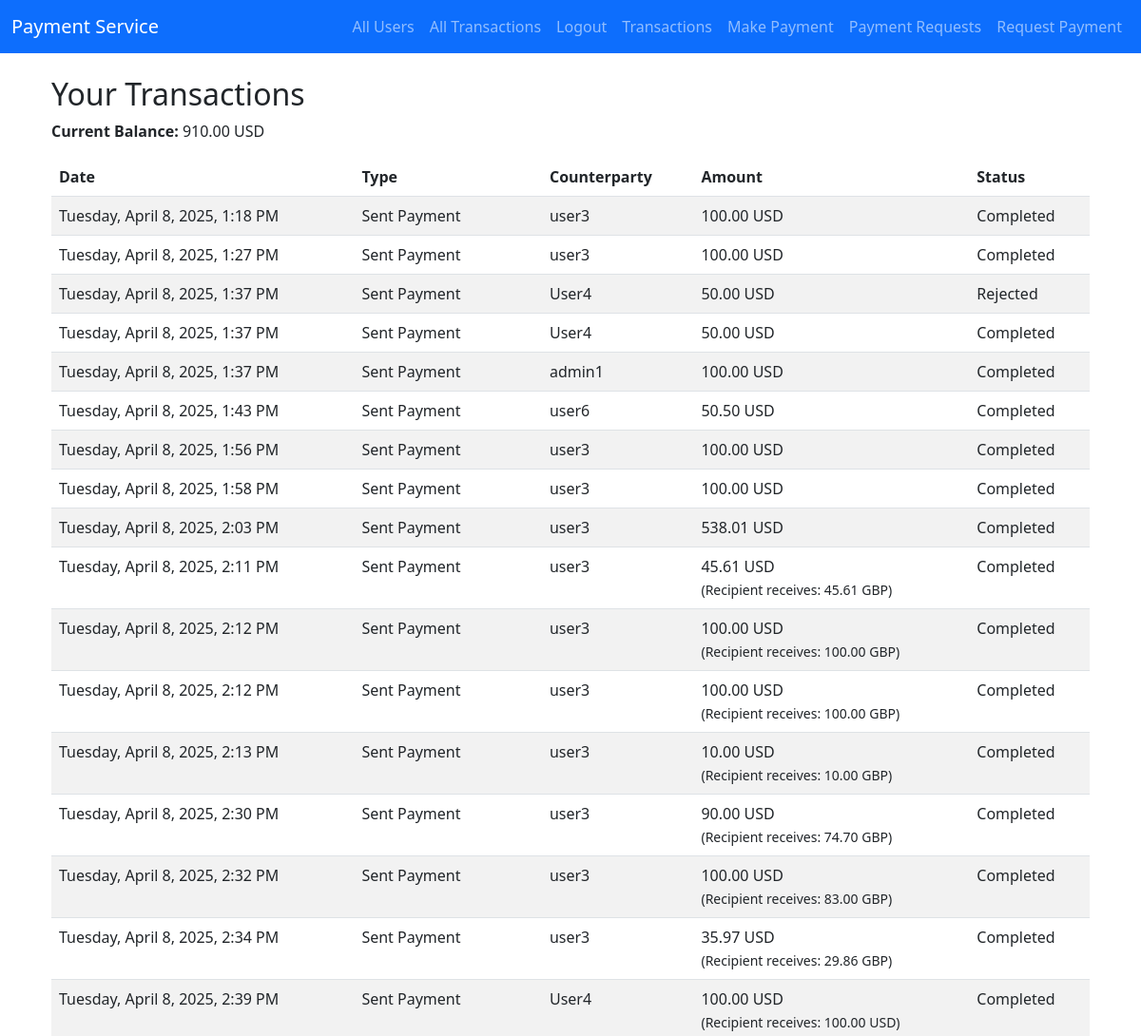
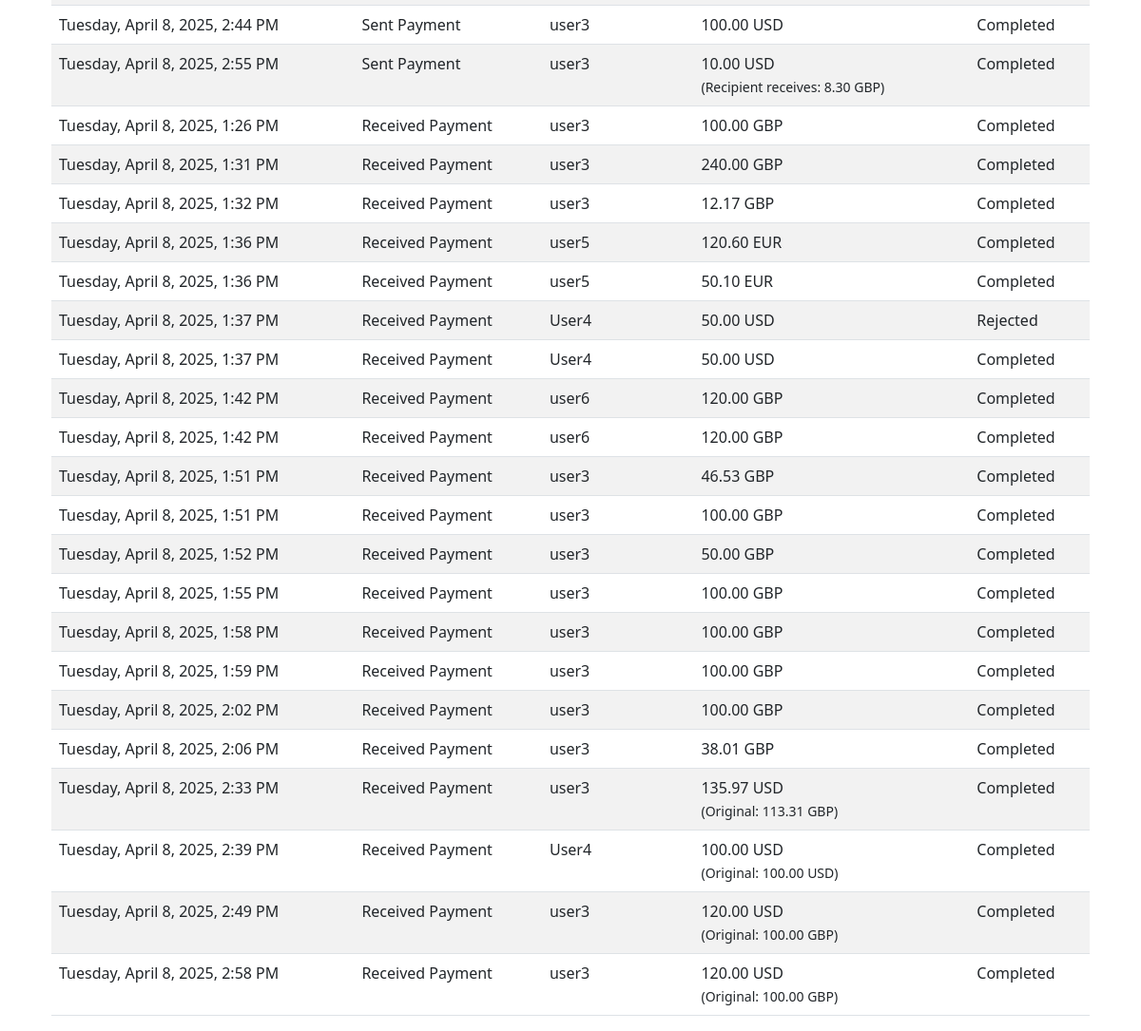
The app's page /webapps2025/pay/history/ (signed in) with its own data (2 pictures, top to bottom).
### register/models.py (models this page shows, shortened)
class CustomUser(AbstractUser):
    CURRENCY_CHOICES = [
        ('GBP', 'Pounds'),
        ('USD', 'US Dollars'),
        ('EUR', 'Euros'),
    ]
    currency = models.CharField(max_length=3, choices=CURRENCY_CHOICES, default='GBP')
    balance = models.DecimalField(max_digits=10, decimal_places=2, default=Decimal('750.00'))

### payapp/models.py (models this page shows, shortened)
class Transaction(models.Model):
    TRANSACTION_TYPE_CHOICES = [
        ('PAYMENT', 'Payment'),
        ('REQUEST', 'Request'),
    ]
    sender = models.ForeignKey(
        settings.AUTH_USER_MODEL,
        on_delete=models.CASCADE,
        related_name='sent_transactions'
    )
    recipient = models.ForeignKey(
        settings.AUTH_USER_MODEL,
        on_delete=models.CASCADE,
        related_name='received_transactions'
    )
    transaction_type = models.CharField(
        max_length=8, choices=TRANSACTION_TYPE_CHOICES, default='PAYMENT'
    )
    amount = models.DecimalField(max_digits=10, decimal_places=2)
    converted_amount = models.DecimalField(max_digits=10, decimal_places=2, null=True, blank=True)
    timestamp = models.DateTimeField(auto_now_add=True)
    remote_timestamp = models.CharField(max_length=50, null=True, blank=True)
    status = models.CharField(
        max_length=10,
        choices=[('Pending', 'Pending'), ('Completed', 'Completed'), ('Rejected', 'Rejected')],
        default='Pending'
    )

### payapp/views.py (the view)
# urls.py: path('webapps2025/pay/history/', transaction_history, name='transaction_history'),
@login_required
def transaction_history(request):
    user = request.user
    sent = user.sent_transactions.all()
    received = user.received_transactions.all()
    for tx in received:
        if tx.converted_amount:
            tx.effective_amount = tx.converted_amount
        else:
            tx.effective_amount = tx.amount
    return render(request, 'payapp/transaction_history.html', {
        'sent': sent,
        'received': received,
    })

### templates/payapp/transaction_history.html (shortened to what this page needs)
{% extends "base.html" %}
{% block content %}
    <div class="container mt-4">
        <h2>Your Transactions</h2>
        <div class="mb-3">
            <strong>Current Balance:</strong>
            {{ user.balance }} {{ user.currency }}
        </div>
        {% if sent|length > 0 or received|length > 0 %}
            <table class="table table-striped">
                <thead>
                    <tr>
                        <th>Date</th>
                        <th>Type</th>
                        <th>Counterparty</th>
                        <th>Amount</th>
                        <th>Status</th>
                    </tr>
                </thead>
                <tbody>
                    {% for t in sent %}
                        <tr>
                            <td>{{ t.timestamp|date:"l, F j, Y, g:i A" }}</td>
                            <td>Sent Payment</td>
                            <td>{{ t.recipient.username }}</td>
                            <td>
                                {{ t.amount }} {{ t.sender.currency }}
                                {% if t.converted_amount %}
                                    <br><small>
                                        (Recipient receives: {{ t.converted_amount }} {{ t.recipient.currency }})
                                    </small>
                                {% endif %}
                            </td>
                            <td>{{ t.status }}</td>
                        </tr>
                    {% endfor %}
                    {% for t in received %}
                        <tr>
                            <td>{{ t.timestamp|date:"l, F j, Y, g:i A" }}</td>
                            <td>Received Payment</td>
                            <td>{{ t.sender.username }}</td>
                            <td>
                                {% if t.converted_amount %}
                                    {{ t.converted_amount }} {{ t.recipient.currency }}
                                    <br><small>
                                        (Original: {{ t.amount }} {{ t.sender.currency }})
                                    </small>
                                {% else %}
                                    {{ t.amount }} {{ t.sender.currency }}
                                {% endif %}
                            </td>
                            <td>{{ t.status }}</td>
                        </tr>
                    {% endfor %}
                </tbody>
            </table>
        {% else %}
            <p>No transactions found.</p>
        {% endif %}
    </div>
{% endblock content %}

### records on screen
CustomUser: balance "910.00", currency "USD"
Transaction: timestamp "Tuesday, April 8, 2025, 1:18 PM", recipient.username "user3", amount "100.00", sender.currency "USD", status "Completed"
Transaction: timestamp "Tuesday, April 8, 2025, 1:27 PM", recipient.username "user3", amount "100.00", sender.currency "USD", status "Completed"
Transaction: timestamp "Tuesday, April 8, 2025, 1:37 PM", recipient.username "User4", amount "50.00", sender.currency "USD", status "Rejected", sender.username "User4"
Transaction: timestamp "Tuesday, April 8, 2025, 1:37 PM", recipient.username "User4", amount "50.00", sender.currency "USD", status "Completed", sender.username "User4"
Transaction: timestamp "Tuesday, April 8, 2025, 1:37 PM", recipient.username "admin1", amount "100.00", sender.currency "USD", status "Completed"
Transaction: timestamp "Tuesday, April 8, 2025, 1:43 PM", recipient.username "user6", amount "50.50", sender.currency "USD", status "Completed"
Transaction: timestamp "Tuesday, April 8, 2025, 1:56 PM", recipient.username "user3", amount "100.00", sender.currency "USD", status "Completed"
Transaction: timestamp "Tuesday, April 8, 2025, 1:58 PM", recipient.username "user3", amount "100.00", sender.currency "USD", status "Completed"
Transaction: timestamp "Tuesday, April 8, 2025, 2:03 PM", recipient.username "user3", amount "538.01", sender.currency "USD", status "Completed"
Transaction: timestamp "Tuesday, April 8, 2025, 2:11 PM", recipient.username "user3", amount "45.61", sender.currency "USD", converted_amount "45.61", recipient.currency "GBP", status "Completed"
Transaction: timestamp "Tuesday, April 8, 2025, 2:12 PM", recipient.username "user3", amount "100.00", sender.currency "USD", converted_amount "100.00", recipient.currency "GBP", status "Completed"
Transaction: timestamp "Tuesday, April 8, 2025, 2:12 PM", recipient.username "user3", amount "100.00", sender.currency "USD", converted_amount "100.00", recipient.currency "GBP", status "Completed"
Transaction: timestamp "Tuesday, April 8, 2025, 2:13 PM", recipient.username "user3", amount "10.00", sender.currency "USD", converted_amount "10.00", recipient.currency "GBP", status "Completed"
Transaction: timestamp "Tuesday, April 8, 2025, 2:30 PM", recipient.username "user3", amount "90.00", sender.currency "USD", converted_amount "74.70", recipient.currency "GBP", status "Completed"
Transaction: timestamp "Tuesday, April 8, 2025, 2:32 PM", recipient.username "user3", amount "100.00", sender.currency "USD", converted_amount "83.00", recipient.currency "GBP", status "Completed"
Transaction: timestamp "Tuesday, April 8, 2025, 2:34 PM", recipient.username "user3", amount "35.97", sender.currency "USD", converted_amount "29.86", recipient.currency "GBP", status "Completed"
Transaction: timestamp "Tuesday, April 8, 2025, 2:39 PM", recipient.username "User4", amount "100.00", sender.currency "USD", converted_amount "100.00", recipient.currency "USD", status "Completed", sender.username "User4"
Transaction: timestamp "Tuesday, April 8, 2025, 2:44 PM", recipient.username "user3", amount "100.00", sender.currency "USD", status "Completed"
Transaction: timestamp "Tuesday, April 8, 2025, 2:55 PM", recipient.username "user3", amount "10.00", sender.currency "USD", converted_amount "8.30", recipient.currency "GBP", status "Completed"
Transaction: timestamp "Tuesday, April 8, 2025, 1:26 PM", sender.username "user3", amount "100.00", sender.currency "GBP", status "Completed"
Transaction: timestamp "Tuesday, April 8, 2025, 1:31 PM", sender.username "user3", amount "240.00", sender.currency "GBP", status "Completed"
Transaction: timestamp "Tuesday, April 8, 2025, 1:32 PM", sender.username "user3", amount "12.17", sender.currency "GBP", status "Completed"
Transaction: timestamp "Tuesday, April 8, 2025, 1:36 PM", sender.username "user5", amount "120.60", sender.currency "EUR", status "Completed"
Transaction: timestamp "Tuesday, April 8, 2025, 1:36 PM", sender.username "user5", amount "50.10", sender.currency "EUR", status "Completed"
Transaction: timestamp "Tuesday, April 8, 2025, 1:42 PM", sender.username "user6", amount "120.00", sender.currency "GBP", status "Completed"
Transaction: timestamp "Tuesday, April 8, 2025, 1:42 PM", sender.username "user6", amount "120.00", sender.currency "GBP", status "Completed"
Transaction: timestamp "Tuesday, April 8, 2025, 1:51 PM", sender.username "user3", amount "46.53", sender.currency "GBP", status "Completed"
Transaction: timestamp "Tuesday, April 8, 2025, 1:51 PM", sender.username "user3", amount "100.00", sender.currency "GBP", status "Completed"
Transaction: timestamp "Tuesday, April 8, 2025, 1:52 PM", sender.username "user3", amount "50.00", sender.currency "GBP", status "Completed"
Transaction: timestamp "Tuesday, April 8, 2025, 1:55 PM", sender.username "user3", amount "100.00", sender.currency "GBP", status "Completed"
Transaction: timestamp "Tuesday, April 8, 2025, 1:58 PM", sender.username "user3", amount "100.00", sender.currency "GBP", status "Completed"
Transaction: timestamp "Tuesday, April 8, 2025, 1:59 PM", sender.username "user3", amount "100.00", sender.currency "GBP", status "Completed"
Transaction: timestamp "Tuesday, April 8, 2025, 2:02 PM", sender.username "user3", amount "100.00", sender.currency "GBP", status "Completed"
Transaction: timestamp "Tuesday, April 8, 2025, 2:06 PM", sender.username "user3", amount "38.01", sender.currency "GBP", status "Completed"
Transaction: timestamp "Tuesday, April 8, 2025, 2:33 PM", sender.username "user3", converted_amount "135.97", recipient.currency "USD", amount "113.31", sender.currency "GBP", status "Completed"
Transaction: timestamp "Tuesday, April 8, 2025, 2:49 PM", sender.username "user3", converted_amount "120.00", recipient.currency "USD", amount "100.00", sender.currency "GBP", status "Completed"
Transaction: timestamp "Tuesday, April 8, 2025, 2:58 PM", sender.username "user3", converted_amount "120.00", recipient.currency "USD", amount "100.00", sender.currency "GBP", status "Completed"
